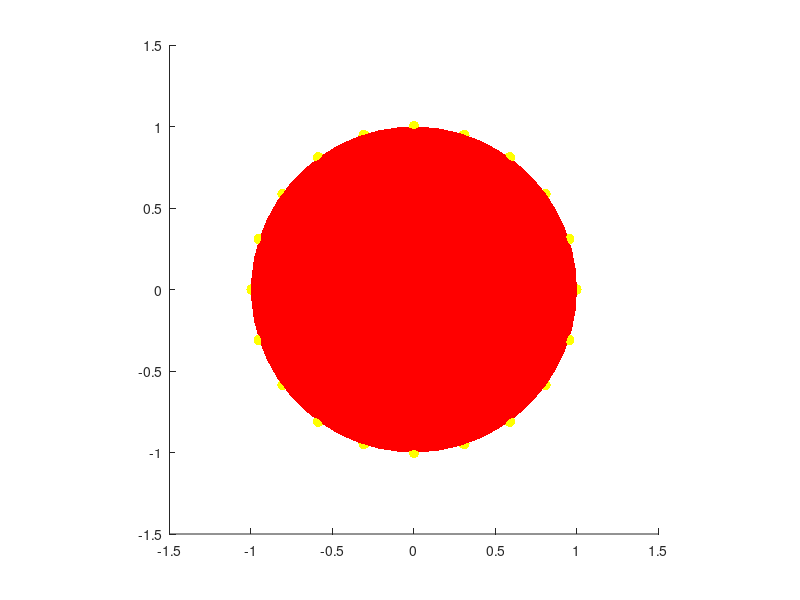

Reproduce this figure in MATLAB. (Note: this script raises an error after producing the figure.)
function h = strawberry(pos,R,varargin)
% strawberry 
% -------------------
% Syntax
% h = FRUIT.STRAWBERRY(pos,R)
%
% Input Arguments
% pos: the center coordinate
%
% R: the sectional radius by the shape

if nargin == 0 
    pos = [0 0 0];
    R = 1;
elseif nargin == 1
    R = 1;
end
if ~isempty(varargin)
    color = varargin{1,1};
else
    color = [1 0 0];
end

phi = linspace(0,2*pi,50);
theta = linspace(0,pi/2,50);
[theta,phi] = meshgrid(theta,phi);
xUp = R  *sin(theta).*cos(phi); 
yUp = R  *sin(theta).*sin(phi);
zUp = R/2*cos(theta);

% the upper face of strawberry
h(1) = surface(xUp,yUp,zUp);

xDown = R  *sin(theta+pi/2).*cos(phi); 
yDown = R  *sin(theta+pi/2).*sin(phi);
zDown = 2*R*cos(theta+pi/2);

hold on

% the lower face of strawberry
h(2) = surface(xDown,yDown,zDown);

set(gca,'DataAspectRatio',[1 1 1]);
set(h,'EdgeColor','none','FaceColor',color);

n = 20;    % number in each section-divided symbol
hZ = (0:-0.2:-2-(-0.2))'*R; % the height coord for Z-axis
hZ = repmat(hZ,1,n); % repmat the hZ
r  = sqrt(R^2-hZ.^2/4);  % the radius in each circular-sector
alpha = 2*pi/n * ones(size(r)); % the radius angles in each circular-sector
alpha = cumsum(alpha,2);
X = r.*cos(alpha);
Y = r.*sin(alpha);
[cols,rows] = size(hZ);

% the strawberry seed distrubution 
dim = logical(SeedMatrix(cols,rows));

% generate the seeds' coordinates
x_seed = X(dim);
y_seed = Y(dim);

% the ellipsoid Z-coords
z_seed = real(-2*sqrt(R^2-x_seed.^2-y_seed.^2));

nz = [0 0 1];
for ind = 1:length(x_seed)
    hold on
    [xel,yel,zel] = ellipsoid(x_seed(ind),y_seed(ind),z_seed(ind),...
        R/30,R/30,R/15);
    s = surface(xel,yel,zel);
    h = [h,s];%#ok
    % the normal on each seed coordinates.
    nvec = [x_seed(ind),y_seed(ind),z_seed(ind)/4];
    
    % intersect angle between normals and XOY-plane.
    beta = asin(abs(sum(nvec.*nz)/norm(nvec)));
    
    % set the direction perpendicular to Z-axis and the normals
    direction = [nvec(2) -nvec(1) 0]; % 
    rotate(s,direction,-beta*180/pi,[x_seed(ind),y_seed(ind),z_seed(ind)]);
    set(s,'EdgeColor','none','FaceColor','y')
end

%view(3);
%light
hold on
centers = [0.6 0 0.6]*R;
fsize = 0.4*R;
angle = 10;
direction = [0 1 0];

le1 = leaf(centers,fsize,angle,direction);
le2 = leaf(centers,fsize,angle,direction);
rotate(le2,[0 0 1],72*1,[0 0 0.5]);
le3 = leaf(centers,fsize,angle,direction);
rotate(le3,[0 0 1],72*2,[0 0 0.5]);
le4 = leaf(centers,fsize,angle,direction);
rotate(le4,[0 0 1],72*3,[0 0 0.5]);
le5 = leaf(centers,fsize,angle,direction);
rotate(le5,[0 0 1],72*4,[0 0 0.5]);
h = [h ,le1,le2,le3,le4,le5];

for i = 1 : length(h)
    h(i).XData = h(i).XData + pos(1);
    h(i).YData = h(i).YData + pos(2);
    h(i).ZData = h(i).ZData + pos(3);
end

set(h,'tag',mfilename);

function sm = SeedMatrix(m,n)

if m < n
    smt = SeedMatrix(n,m);
    sm  = smt';
    return
end

a = eye(m,n);
b = zeros(n,n);
b(1,1:2:end) = 1;
a(1:2:end,1) = 1;
if n > 1
    b(2,2:2:end) = 1;
    a(2:2:end,2) = 1;
end

sm = a*b;
